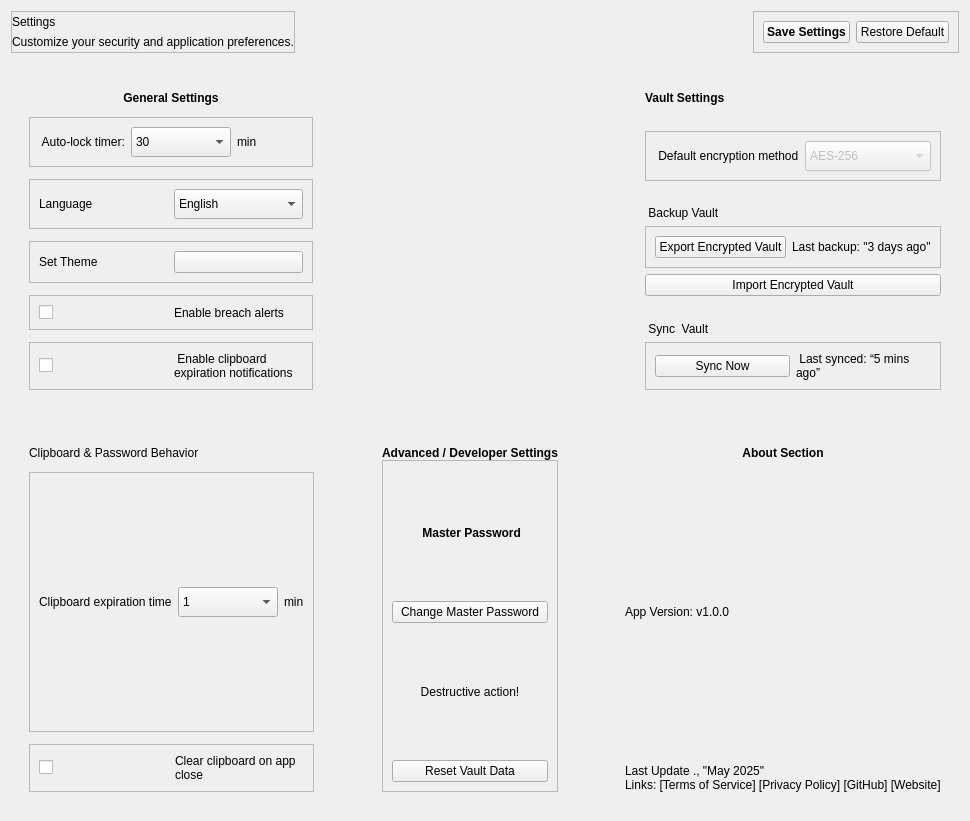
<?xml version="1.0" encoding="UTF-8"?>
<ui version="4.0">
 <class>SettingsComponent</class>
 <widget class="QCustomComponent" name="SettingsComponent">
  <property name="geometry">
   <rect>
    <x>0</x>
    <y>0</y>
    <width>970</width>
    <height>821</height>
   </rect>
  </property>
  <property name="sizePolicy">
   <sizepolicy hsizetype="Preferred" vsizetype="Preferred">
    <horstretch>0</horstretch>
    <verstretch>0</verstretch>
   </sizepolicy>
  </property>
  <property name="windowTitle">
   <string>CustomComponent</string>
  </property>
  <layout class="QVBoxLayout" name="verticalLayout">
   <property name="spacing">
    <number>10</number>
   </property>
   <item>
    <widget class="QWidget" name="header" native="true">
     <layout class="QHBoxLayout" name="horizontalLayout">
      <property name="spacing">
       <number>10</number>
      </property>
      <property name="leftMargin">
       <number>0</number>
      </property>
      <property name="topMargin">
       <number>0</number>
      </property>
      <property name="rightMargin">
       <number>0</number>
      </property>
      <property name="bottomMargin">
       <number>0</number>
      </property>
      <item alignment="Qt::AlignmentFlag::AlignLeft">
       <widget class="QFrame" name="frame">
        <property name="frameShape">
         <enum>QFrame::Shape::StyledPanel</enum>
        </property>
        <property name="frameShadow">
         <enum>QFrame::Shadow::Raised</enum>
        </property>
        <layout class="QVBoxLayout" name="verticalLayout_2">
         <property name="spacing">
          <number>0</number>
         </property>
         <property name="leftMargin">
          <number>0</number>
         </property>
         <property name="topMargin">
          <number>0</number>
         </property>
         <property name="rightMargin">
          <number>0</number>
         </property>
         <property name="bottomMargin">
          <number>0</number>
         </property>
         <item>
          <widget class="QLabel" name="welcomeName">
           <property name="text">
            <string>Settings</string>
           </property>
          </widget>
         </item>
         <item>
          <widget class="QLabel" name="welcomeMessage">
           <property name="text">
            <string>Customize your security and application preferences.</string>
           </property>
           <property name="wordWrap">
            <bool>false</bool>
           </property>
          </widget>
         </item>
        </layout>
       </widget>
      </item>
      <item>
       <spacer name="horizontalSpacer">
        <property name="orientation">
         <enum>Qt::Orientation::Horizontal</enum>
        </property>
        <property name="sizeHint" stdset="0">
         <size>
          <width>40</width>
          <height>20</height>
         </size>
        </property>
       </spacer>
      </item>
      <item>
       <widget class="QFrame" name="frame_2">
        <property name="frameShape">
         <enum>QFrame::Shape::StyledPanel</enum>
        </property>
        <property name="frameShadow">
         <enum>QFrame::Shadow::Raised</enum>
        </property>
        <layout class="QHBoxLayout" name="horizontalLayout_3">
         <item>
          <widget class="QPushButton" name="saveSettingsBtn">
           <property name="font">
            <font>
             <bold>true</bold>
            </font>
           </property>
           <property name="text">
            <string>Save Settings</string>
           </property>
           <property name="icon">
            <iconset resource="../Qss/icons/_icons.qrc">
             <normaloff>:/material_design/icons/material_design/save.png</normaloff>:/material_design/icons/material_design/save.png</iconset>
           </property>
          </widget>
         </item>
         <item>
          <widget class="QPushButton" name="resetSettingsBtn">
           <property name="text">
            <string>Restore Default</string>
           </property>
           <property name="icon">
            <iconset resource="../Qss/icons/_icons.qrc">
             <normaloff>:/material_design/icons/material_design/settings_backup_restore.png</normaloff>:/material_design/icons/material_design/settings_backup_restore.png</iconset>
           </property>
          </widget>
         </item>
        </layout>
       </widget>
      </item>
     </layout>
    </widget>
   </item>
   <item>
    <widget class="QCustomHorizontalSeparator" name="customHorizontalSeparator_3"/>
   </item>
   <item>
    <widget class="QWidget" name="widget_2" native="true">
     <layout class="QHBoxLayout" name="horizontalLayout_4">
      <item>
       <widget class="QWidget" name="widget_4" native="true">
        <layout class="QVBoxLayout" name="verticalLayout_3">
         <item>
          <widget class="QLabel" name="label">
           <property name="font">
            <font>
             <italic>false</italic>
             <bold>true</bold>
            </font>
           </property>
           <property name="text">
            <string>General Settings</string>
           </property>
           <property name="alignment">
            <set>Qt::AlignmentFlag::AlignCenter</set>
           </property>
          </widget>
         </item>
         <item>
          <widget class="QCustomHorizontalSeparator" name="customHorizontalSeparator_8"/>
         </item>
         <item>
          <widget class="QFrame" name="frame_3">
           <property name="frameShape">
            <enum>QFrame::Shape::StyledPanel</enum>
           </property>
           <property name="frameShadow">
            <enum>QFrame::Shadow::Raised</enum>
           </property>
           <layout class="QHBoxLayout" name="horizontalLayout_5">
            <item>
             <widget class="QLabel" name="label_3">
              <property name="text">
               <string> Auto-lock timer:</string>
              </property>
             </widget>
            </item>
            <item>
             <widget class="QComboBox" name="autoLockComboBox">
              <property name="minimumSize">
               <size>
                <width>100</width>
                <height>30</height>
               </size>
              </property>
              <item>
               <property name="text">
                <string>30</string>
               </property>
              </item>
              <item>
               <property name="text">
                <string>1</string>
               </property>
              </item>
              <item>
               <property name="text">
                <string>5</string>
               </property>
              </item>
              <item>
               <property name="text">
                <string>10</string>
               </property>
              </item>
              <item>
               <property name="text">
                <string>Never</string>
               </property>
              </item>
             </widget>
            </item>
            <item>
             <widget class="QLabel" name="label_6">
              <property name="text">
               <string>min</string>
              </property>
             </widget>
            </item>
           </layout>
          </widget>
         </item>
         <item>
          <widget class="QCustomHorizontalSeparator" name="customHorizontalSeparator_9"/>
         </item>
         <item>
          <widget class="QFrame" name="frame_11">
           <property name="frameShape">
            <enum>QFrame::Shape::StyledPanel</enum>
           </property>
           <property name="frameShadow">
            <enum>QFrame::Shadow::Raised</enum>
           </property>
           <layout class="QHBoxLayout" name="horizontalLayout_14">
            <item>
             <widget class="QLabel" name="label_19">
              <property name="text">
               <string>Language</string>
              </property>
             </widget>
            </item>
            <item>
             <widget class="QComboBox" name="comboBox_4">
              <property name="minimumSize">
               <size>
                <width>100</width>
                <height>30</height>
               </size>
              </property>
              <item>
               <property name="text">
                <string>English</string>
               </property>
              </item>
              <item>
               <property name="text">
                <string>Spanish</string>
               </property>
              </item>
             </widget>
            </item>
           </layout>
          </widget>
         </item>
         <item>
          <widget class="QCustomHorizontalSeparator" name="customHorizontalSeparator_11"/>
         </item>
         <item>
          <widget class="QFrame" name="frame_6">
           <property name="frameShape">
            <enum>QFrame::Shape::StyledPanel</enum>
           </property>
           <property name="frameShadow">
            <enum>QFrame::Shadow::Raised</enum>
           </property>
           <layout class="QHBoxLayout" name="horizontalLayout_9">
            <item>
             <widget class="QLabel" name="label_17">
              <property name="text">
               <string>Set Theme</string>
              </property>
             </widget>
            </item>
            <item>
             <widget class="QCustomThemeDarkLightToggle" name="CustomThemeDarkLightToggle">
              <property name="darkThemeIcon" stdset="0">
               <iconset resource="../Qss/icons/_icons.qrc">
                <normaloff>:/material_design/icons/material_design/dark_mode.png</normaloff>:/material_design/icons/material_design/dark_mode.png</iconset>
              </property>
              <property name="lightThemeIcon" stdset="0">
               <iconset resource="../Qss/icons/_icons.qrc">
                <normaloff>:/material_design/icons/material_design/light_mode.png</normaloff>:/material_design/icons/material_design/light_mode.png</iconset>
              </property>
             </widget>
            </item>
           </layout>
          </widget>
         </item>
         <item>
          <widget class="QCustomHorizontalSeparator" name="customHorizontalSeparator_14"/>
         </item>
         <item>
          <widget class="QFrame" name="frame_4">
           <property name="frameShape">
            <enum>QFrame::Shape::StyledPanel</enum>
           </property>
           <property name="frameShadow">
            <enum>QFrame::Shadow::Raised</enum>
           </property>
           <layout class="QHBoxLayout" name="horizontalLayout_6">
            <item>
             <widget class="QCustomCheckBox" name="breachAlertSwitch"/>
            </item>
            <item>
             <widget class="QLabel" name="label_15">
              <property name="text">
               <string>Enable breach alerts</string>
              </property>
             </widget>
            </item>
           </layout>
          </widget>
         </item>
         <item>
          <widget class="QCustomHorizontalSeparator" name="customHorizontalSeparator_15"/>
         </item>
         <item>
          <widget class="QFrame" name="frame_12">
           <property name="frameShape">
            <enum>QFrame::Shape::StyledPanel</enum>
           </property>
           <property name="frameShadow">
            <enum>QFrame::Shadow::Raised</enum>
           </property>
           <layout class="QHBoxLayout" name="horizontalLayout_2">
            <item>
             <widget class="QCustomCheckBox" name="clipboardNotifySwitch"/>
            </item>
            <item>
             <widget class="QLabel" name="label_2">
              <property name="text">
               <string> Enable clipboard expiration notifications</string>
              </property>
              <property name="wordWrap">
               <bool>true</bool>
              </property>
             </widget>
            </item>
           </layout>
          </widget>
         </item>
        </layout>
       </widget>
      </item>
      <item>
       <widget class="QCustomVerticalSeparator" name="customVerticalSeparator"/>
      </item>
      <item>
       <widget class="QWidget" name="widget_8" native="true">
        <layout class="QVBoxLayout" name="verticalLayout_6">
         <item>
          <widget class="QLabel" name="label_29">
           <property name="font">
            <font>
             <bold>true</bold>
            </font>
           </property>
           <property name="text">
            <string>Vault Settings</string>
           </property>
          </widget>
         </item>
         <item>
          <widget class="QCustomHorizontalSeparator" name="customHorizontalSeparator_2"/>
         </item>
         <item>
          <widget class="QFrame" name="frame_14">
           <property name="frameShape">
            <enum>QFrame::Shape::StyledPanel</enum>
           </property>
           <property name="frameShadow">
            <enum>QFrame::Shadow::Raised</enum>
           </property>
           <layout class="QHBoxLayout" name="horizontalLayout_16">
            <item>
             <widget class="QLabel" name="label_26">
              <property name="text">
               <string> Default encryption method</string>
              </property>
             </widget>
            </item>
            <item>
             <widget class="QComboBox" name="encryptionComboBox">
              <property name="enabled">
               <bool>false</bool>
              </property>
              <property name="minimumSize">
               <size>
                <width>100</width>
                <height>30</height>
               </size>
              </property>
              <item>
               <property name="text">
                <string>AES-256</string>
               </property>
              </item>
              <item>
               <property name="text">
                <string>ChaCha20</string>
               </property>
              </item>
              <item>
               <property name="text">
                <string>PBKDF2</string>
               </property>
              </item>
             </widget>
            </item>
           </layout>
          </widget>
         </item>
         <item>
          <widget class="QCustomHorizontalSeparator" name="customHorizontalSeparator_6"/>
         </item>
         <item>
          <widget class="QLabel" name="label_28">
           <property name="font">
            <font/>
           </property>
           <property name="text">
            <string> Backup Vault</string>
           </property>
           <property name="wordWrap">
            <bool>true</bool>
           </property>
          </widget>
         </item>
         <item>
          <widget class="QFrame" name="frame_15">
           <property name="frameShape">
            <enum>QFrame::Shape::StyledPanel</enum>
           </property>
           <property name="frameShadow">
            <enum>QFrame::Shadow::Raised</enum>
           </property>
           <layout class="QHBoxLayout" name="horizontalLayout_17">
            <item>
             <widget class="QPushButton" name="exportVaultBtn">
              <property name="text">
               <string>Export Encrypted Vault</string>
              </property>
             </widget>
            </item>
            <item>
             <widget class="QLabel" name="lastBackupLabel">
              <property name="text">
               <string>Last backup: &quot;3 days ago&quot;</string>
              </property>
              <property name="wordWrap">
               <bool>true</bool>
              </property>
             </widget>
            </item>
           </layout>
          </widget>
         </item>
         <item>
          <widget class="QPushButton" name="importVaultBtn">
           <property name="text">
            <string>Import Encrypted Vault</string>
           </property>
          </widget>
         </item>
         <item>
          <widget class="QCustomHorizontalSeparator" name="customHorizontalSeparator_7"/>
         </item>
         <item>
          <widget class="QLabel" name="label_31">
           <property name="font">
            <font/>
           </property>
           <property name="text">
            <string> Sync  Vault</string>
           </property>
           <property name="wordWrap">
            <bool>true</bool>
           </property>
          </widget>
         </item>
         <item>
          <widget class="QFrame" name="frame_16">
           <property name="frameShape">
            <enum>QFrame::Shape::StyledPanel</enum>
           </property>
           <property name="frameShadow">
            <enum>QFrame::Shadow::Raised</enum>
           </property>
           <layout class="QHBoxLayout" name="horizontalLayout_18">
            <item>
             <widget class="QPushButton" name="syncVaultBtn">
              <property name="text">
               <string>Sync Now</string>
              </property>
             </widget>
            </item>
            <item>
             <widget class="QLabel" name="lastSyncLabel">
              <property name="text">
               <string> Last synced: “5 mins ago”</string>
              </property>
              <property name="wordWrap">
               <bool>true</bool>
              </property>
             </widget>
            </item>
           </layout>
          </widget>
         </item>
        </layout>
       </widget>
      </item>
     </layout>
    </widget>
   </item>
   <item>
    <widget class="QCustomHorizontalSeparator" name="customHorizontalSeparator_19"/>
   </item>
   <item>
    <widget class="QWidget" name="widget_7" native="true">
     <layout class="QHBoxLayout" name="horizontalLayout_8">
      <item>
       <widget class="QWidget" name="widget_5" native="true">
        <layout class="QVBoxLayout" name="verticalLayout_4">
         <item>
          <widget class="QLabel" name="label_22">
           <property name="font">
            <font/>
           </property>
           <property name="text">
            <string>Clipboard &amp; Password Behavior</string>
           </property>
          </widget>
         </item>
         <item>
          <widget class="QCustomHorizontalSeparator" name="customHorizontalSeparator"/>
         </item>
         <item>
          <widget class="QFrame" name="frame_8">
           <property name="sizePolicy">
            <sizepolicy hsizetype="Preferred" vsizetype="Expanding">
             <horstretch>0</horstretch>
             <verstretch>0</verstretch>
            </sizepolicy>
           </property>
           <property name="frameShape">
            <enum>QFrame::Shape::StyledPanel</enum>
           </property>
           <property name="frameShadow">
            <enum>QFrame::Shadow::Raised</enum>
           </property>
           <layout class="QHBoxLayout" name="horizontalLayout_11">
            <item>
             <widget class="QLabel" name="label_23">
              <property name="text">
               <string>Clipboard expiration time</string>
              </property>
             </widget>
            </item>
            <item>
             <widget class="QComboBox" name="clipboardComboBox">
              <property name="minimumSize">
               <size>
                <width>100</width>
                <height>30</height>
               </size>
              </property>
              <item>
               <property name="text">
                <string>1</string>
               </property>
              </item>
              <item>
               <property name="text">
                <string>5</string>
               </property>
              </item>
              <item>
               <property name="text">
                <string>10</string>
               </property>
              </item>
              <item>
               <property name="text">
                <string>30</string>
               </property>
              </item>
              <item>
               <property name="text">
                <string>Never</string>
               </property>
              </item>
             </widget>
            </item>
            <item>
             <widget class="QLabel" name="label_24">
              <property name="text">
               <string>min</string>
              </property>
             </widget>
            </item>
           </layout>
          </widget>
         </item>
         <item>
          <widget class="QCustomHorizontalSeparator" name="customHorizontalSeparator_16"/>
         </item>
         <item>
          <widget class="QFrame" name="frame_13">
           <property name="frameShape">
            <enum>QFrame::Shape::StyledPanel</enum>
           </property>
           <property name="frameShadow">
            <enum>QFrame::Shadow::Raised</enum>
           </property>
           <layout class="QHBoxLayout" name="horizontalLayout_15">
            <item>
             <widget class="QCustomCheckBox" name="clearClipboardSwitch"/>
            </item>
            <item>
             <widget class="QLabel" name="label_25">
              <property name="text">
               <string>Clear clipboard on app close</string>
              </property>
              <property name="wordWrap">
               <bool>true</bool>
              </property>
             </widget>
            </item>
           </layout>
          </widget>
         </item>
        </layout>
       </widget>
      </item>
      <item>
       <widget class="QCustomVerticalSeparator" name="customVerticalSeparator_3"/>
      </item>
      <item>
       <widget class="QWidget" name="widget_9" native="true">
        <layout class="QVBoxLayout" name="verticalLayout_7">
         <property name="spacing">
          <number>0</number>
         </property>
         <item>
          <widget class="QLabel" name="label_7">
           <property name="font">
            <font>
             <bold>true</bold>
            </font>
           </property>
           <property name="text">
            <string>Advanced / Developer Settings</string>
           </property>
           <property name="alignment">
            <set>Qt::AlignmentFlag::AlignCenter</set>
           </property>
          </widget>
         </item>
         <item>
          <widget class="QCustomHorizontalSeparator" name="customHorizontalSeparator_12"/>
         </item>
         <item>
          <widget class="QFrame" name="frame_7">
           <property name="sizePolicy">
            <sizepolicy hsizetype="Preferred" vsizetype="Expanding">
             <horstretch>0</horstretch>
             <verstretch>0</verstretch>
            </sizepolicy>
           </property>
           <property name="frameShape">
            <enum>QFrame::Shape::StyledPanel</enum>
           </property>
           <property name="frameShadow">
            <enum>QFrame::Shadow::Raised</enum>
           </property>
           <layout class="QVBoxLayout" name="verticalLayout_9">
            <item>
             <widget class="QLabel" name="label_16">
              <property name="font">
               <font>
                <bold>true</bold>
               </font>
              </property>
              <property name="text">
               <string> Master Password</string>
              </property>
              <property name="alignment">
               <set>Qt::AlignmentFlag::AlignCenter</set>
              </property>
             </widget>
            </item>
            <item>
             <widget class="QPushButton" name="changePasswordBtn">
              <property name="text">
               <string>Change Master Password</string>
              </property>
             </widget>
            </item>
            <item>
             <widget class="QLabel" name="label_3h_2">
              <property name="text">
               <string>Destructive action!</string>
              </property>
              <property name="alignment">
               <set>Qt::AlignmentFlag::AlignCenter</set>
              </property>
              <property name="wordWrap">
               <bool>true</bool>
              </property>
             </widget>
            </item>
            <item>
             <widget class="QPushButton" name="resetVaultBtn">
              <property name="text">
               <string>Reset Vault Data</string>
              </property>
              <property name="icon">
               <iconset resource="../Qss/icons/_icons.qrc">
                <normaloff>:/material_design/icons/material_design/warning.png</normaloff>:/material_design/icons/material_design/warning.png</iconset>
              </property>
             </widget>
            </item>
           </layout>
          </widget>
         </item>
        </layout>
       </widget>
      </item>
      <item>
       <widget class="QCustomVerticalSeparator" name="customVerticalSeparator_4"/>
      </item>
      <item>
       <widget class="QWidget" name="widget_10m" native="true">
        <layout class="QVBoxLayout" name="verticalLayout_8">
         <property name="spacing">
          <number>0</number>
         </property>
         <item>
          <widget class="QLabel" name="label_8">
           <property name="font">
            <font>
             <bold>true</bold>
            </font>
           </property>
           <property name="text">
            <string>About Section</string>
           </property>
           <property name="alignment">
            <set>Qt::AlignmentFlag::AlignCenter</set>
           </property>
          </widget>
         </item>
         <item>
          <widget class="QCustomHorizontalSeparator" name="customHorizontalSeparator_13"/>
         </item>
         <item>
          <widget class="QLabel" name="label_5">
           <property name="sizePolicy">
            <sizepolicy hsizetype="Preferred" vsizetype="Expanding">
             <horstretch>0</horstretch>
             <verstretch>0</verstretch>
            </sizepolicy>
           </property>
           <property name="text">
            <string>App Version: v1.0.0</string>
           </property>
          </widget>
         </item>
         <item>
          <widget class="QCustomHorizontalSeparator" name="customHorizontalSeparator_17"/>
         </item>
         <item>
          <widget class="QLabel" name="label_20">
           <property name="text">
            <string>Last Update ., &quot;May 2025&quot;</string>
           </property>
          </widget>
         </item>
         <item>
          <widget class="QCustomHorizontalSeparator" name="customHorizontalSeparator_18"/>
         </item>
         <item>
          <widget class="QLabel" name="label_21">
           <property name="text">
            <string>Links: [Terms of Service] [Privacy Policy] [GitHub] [Website]</string>
           </property>
          </widget>
         </item>
        </layout>
       </widget>
      </item>
     </layout>
    </widget>
   </item>
  </layout>
 </widget>
 <customwidgets>
  <customwidget>
   <class>QCustomThemeDarkLightToggle</class>
   <extends>QPushButton</extends>
   <header>Custom_Widgets.QCustomThemeDarkLightToggle</header>
  </customwidget>
  <customwidget>
   <class>QCustomCheckBox</class>
   <extends>QCheckBox</extends>
   <header>Custom_Widgets.QCustomCheckBox</header>
  </customwidget>
  <customwidget>
   <class>QCustomHorizontalSeparator</class>
   <extends>QWidget</extends>
   <header>Custom_Widgets.QCustomHorizontalSeparator</header>
  </customwidget>
  <customwidget>
   <class>QCustomVerticalSeparator</class>
   <extends>QWidget</extends>
   <header>Custom_Widgets.QCustomVerticalSeparator</header>
  </customwidget>
  <customwidget>
   <class>QCustomComponent</class>
   <extends>QWidget</extends>
   <header>Custom_Widgets.QCustomComponent</header>
   <container>1</container>
  </customwidget>
 </customwidgets>
 <resources>
  <include location="../Qss/icons/_icons.qrc"/>
 </resources>
 <connections/>
</ui>
